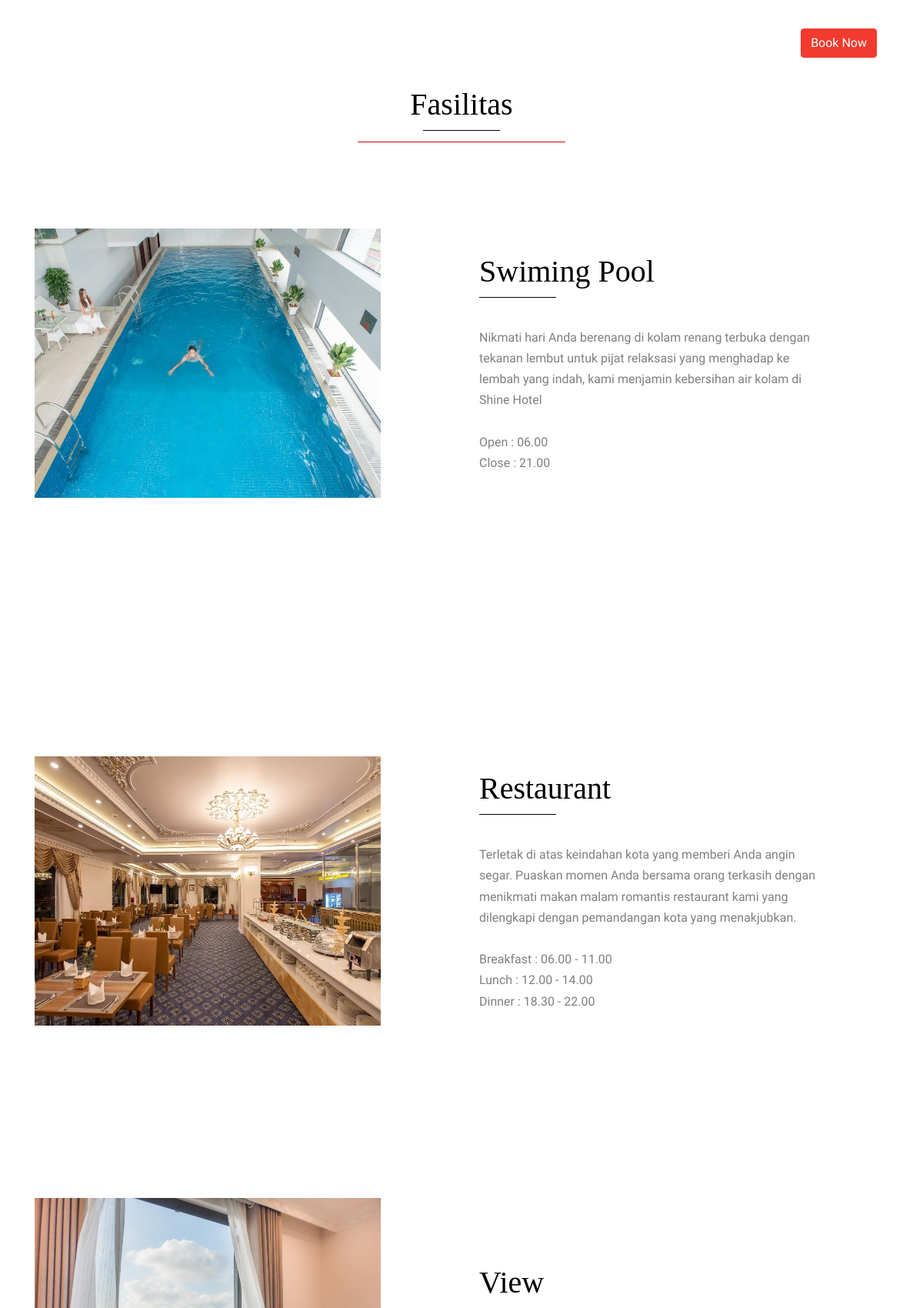
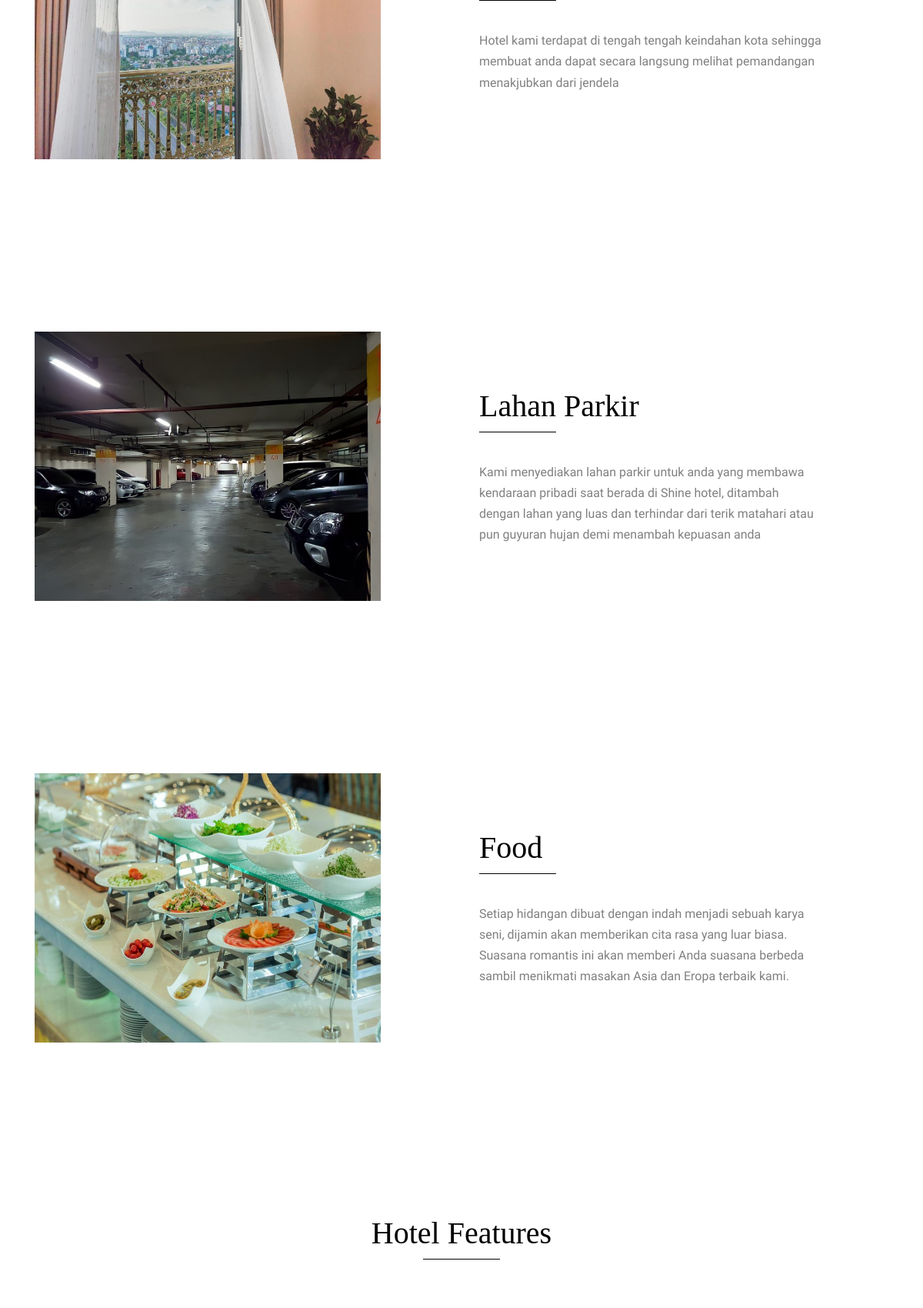
Page /about.php (upper part) on the committed database (2 pictures, top to bottom).
### tables this page shows
CREATE TABLE `tb_fasilitas` (
  `no` int(3) NOT NULL,
  `nama` text NOT NULL,
  `gambar` varchar(255) NOT NULL,
  `keterangan` text NOT NULL
);

### about.php (the view, shortened to what this page needs)
<!DOCTYPE html>
<html lang="en">
  <head>
    <link rel="stylesheet" href="fonts/icomoon/style.css">
    <link rel="stylesheet" href="css/bootstrap.min.css">
    <link rel="stylesheet" href="css/magnific-popup.css">
    <link rel="stylesheet" href="css/jquery-ui.css">
    <link rel="stylesheet" href="css/owl.carousel.min.css">
    <link rel="stylesheet" href="css/owl.theme.default.min.css">
    <link rel="stylesheet" href="css/bootstrap-datepicker.css">
    <link rel="stylesheet" href="css/animate.css">
    <link rel="stylesheet" href="https://cdn.jsdelivr.net/npm/mediaelement@4.2.7/build/mediaelementplayer.min.css">
    <link rel="stylesheet" href="fonts/flaticon/font/flaticon.css">
    <link rel="stylesheet" href="css/aos.css">
    <link rel="stylesheet" href="css/style.css">
    <link rel="stylesheet" href="https://cdn.jsdelivr.net/npm/bootstrap-icons@1.8.1/font/bootstrap-icons.css">
  </head>
  <body>
  <div class="site-wrap">
    <div class="site-navbar-wrap js-site-navbar bg-white">
      <div class="container">
        <div class="site-navbar bg-light">
          <div class="py-1">
            <div class="row align-items-center">
              <div class="col-2">
                <h2 class="mb-0 site-logo"><a href="index.php">Shine</a></h2>
              </div>
              <div class="col-10">
                <nav class="site-navigation text-right" role="navigation">
                  <div class="container">
                    <ul class="site-menu js-clone-nav d-none d-lg-block">
                      <li>
                        <a href="index.php">Home</a>
                      </li>
                      <li class="has-children">
                        <a href="#">Rooms</a>
                      </li>
                      <li class="active"><a href="about.php">Fasilitas</a></li>
                      <a class="btn btn-primary btn-md" href="../login/index.php" role="button">Book Now</a>
                    </ul>
                  </div>
                </nav>
              </div>
            </div>
          </div>
        </div>
      </div>
    </div>
 <div class="site-section block-15 mb-0">
      <div class="container mb-0">
        <div class="row mb-0">
          <div class="col-md-6 mx-auto text-center section-heading mb-0">
            <h2>Fasilitas</h2>
            <hr width="50%" size="50px" color="red" style="align-items: center; margin-bottom: 0px;"></hr>
          </div>
        </div>
      </div>
<?php
    include 'koneksi.php';
  $data = mysqli_query($koneksi,"select * from tb_fasilitas");
  while($d = mysqli_fetch_array($data)){
  ?>
    <div class="site-section">
      <div class="container">
        <div class="row align-items-center">
          <div class="col-md-6 mb-5 mb-md-0">
              <div class="img-border">
                 <?php echo "<img src='../menu/images/".$d['gambar']."' width='450px' height='350px'/>"; ?>
              </div>
          </div>
          <div class="col-md-5 ml-2">
            <div class="section-heading text-left">
              <h2 class="mb-5"><?php echo $d['nama']; ?></h2>
            </div>
            <p class="mb-0"><?php echo $d['keterangan']; ?></p>
          </div>
        </div>
      </div>
    </div>
  </div>
  </div>
          <?php
  }
  ?>
    <div class="site-section">
      <div class="container">
        <div class="row">
          <div class="col-md-6 mx-auto text-center mb-5 section-heading">
            <h2 class="mb-5">Hotel Features</h2>
          </div>
        </div>
      </div>
    </div>
  </body>
</html>

### css/style.css (style rules this page uses)
body { line-height: 1.7; color: rgba(0, 0, 0, 0.5); font-weight: 400; font-size: 1rem; font-family: "Work Sans", -apple-system, BlinkMacSystemFont, "Segoe UI", Roboto, "Helvetica Neue", Arial, sans-serif, "Apple Color Emoji", "Segoe UI Emoji", "Segoe UI Symbol", "Noto Color Emoji"; }
h1, h2, h3, h4, h5, .h1, .h2, .h3, .h4, .h5 { color: #000; }
a { -webkit-transition: .3s all ease; -o-transition: .3s all ease; transition: .3s all ease; }
.site-wrap:before { -webkit-transition: .3s all ease-in-out; -o-transition: .3s all ease-in-out; transition: .3s all ease-in-out; background: rgba(0, 0, 0, 0.6); content: ""; position: absolute; z-index: 2000; top: 0; left: 0; right: 0; bottom: 0; opacity: 0; visibility: hidden; }
.btn { position: relative; top: 0; }
.site-section { padding: 3em 0; }
@media (min-width: 768px) { .site-section { padding: 7em 0; } }
.site-navbar-top, .site-navbar { border-bottom: 1px solid rgba(0, 0, 0, 0.1); }
.site-navbar { margin-bottom: 0px; width: 100%; border-bottom: none; background: transparent !important; }
.site-navbar .site-logo { font-weight: 200; font-family: "Playfair Display"; }
.site-navbar .site-logo a { font-weight: 200; font-size: 26px; }
.site-navbar .site-navigation .site-menu { margin-bottom: 0; }
.site-navbar .site-navigation .site-menu a { text-decoration: none !important; display: inline-block; }
.site-navbar .site-navigation .site-menu > li { display: inline-block; padding: 10px 5px; }
.site-navbar .site-navigation .site-menu > li > a { padding: 10px 10px; text-transform: uppercase; letter-spacing: .05em; color: rgba(0, 0, 0, 0.6); font-size: 14px !important; text-decoration: none !important; }
.site-navbar .site-navigation .site-menu > li.active > a { color: #fff !important; }
.site-navbar .site-navigation .site-menu .has-children { position: relative; }
.site-navbar .site-navigation .site-menu .has-children > a { position: relative; padding-right: 20px; }
.site-navbar .site-navigation .site-menu .has-children > a:before { position: absolute; content: "\e313"; font-size: 16px; top: 50%; right: 0; -webkit-transform: translateY(-50%); -ms-transform: translateY(-50%); transform: translateY(-50%); font-family: 'icomoon'; }
.site-navbar .site-navigation .site-menu .has-children a { text-transform: uppercase; }
.site-navbar-wrap { background: transparent !important; position: fixed; z-index: 99; width: 100%; padding: 20px 0; margin-bottom: 113px; left: 0; -webkit-transition: .3s all ease; -o-transition: .3s all ease; transition: .3s all ease; }
.site-navbar-wrap .site-navbar .site-logo a { color: #fff; }
.site-navbar-wrap .site-navbar .site-navigation .site-menu > li > a { color: rgba(255, 255, 255, 0.6); font-size: 15px; }
.block-13, .block-14, .block-15, .slide-one-item { position: relative; z-index: 1; }
.img-border, .img-border-sm { position: relative; }
.img-border img, .img-border-sm img { -webkit-transition: .3s all ease-in-out; -o-transition: .3s all ease-in-out; transition: .3s all ease-in-out; position: relative; top: 0; left: 0; z-index: 2; }
.section-heading h2 { position: relative; display: inline-block; font-family: "Playfair Display"; font-size: 40px; }
.section-heading h2:before, .section-heading h2:after { content: ""; position: absolute; bottom: 0; height: 1px; background: #000; left: 0; -webkit-transform: translateX(-50%); -ms-transform: translateX(-50%); transform: translateX(-50%); }
.section-heading h2:before { width: 100px; bottom: -10px; left: 50%; }
.section-heading.text-left h2:before, .section-heading.text-left h2:after { left: 0; -webkit-transform: translateX(0%); -ms-transform: translateX(0%); transform: translateX(0%); }

### rows in the picture
tb_fasilitas: gambar (picture), nama "Swiming Pool", keterangan "Nikmati hari Anda berenang di kolam renang terbuka dengan tekanan lembut untuk pijat relaksasi yang menghadap ke lembah yang indah, kami menjamin kebersihan air kolam di Shine Hotel Open : 06.00 Close : 21.00"
tb_fasilitas: gambar (picture), nama "Restaurant", keterangan "Terletak di atas keindahan kota yang memberi Anda angin segar. Puaskan momen Anda bersama orang terkasih dengan menikmati makan malam romantis restaurant kami yang dilengkapi dengan pemandangan kota yang menakjubkan. Breakfast : 06.00 - 11.00 Lunch : 12.00 - 14.00 Dinner : 18.30 - 22.00"
tb_fasilitas: gambar (picture), nama "View", keterangan "Hotel kami terdapat di tengah tengah keindahan kota sehingga membuat anda dapat secara langsung melihat pemandangan menakjubkan dari jendela"
tb_fasilitas: gambar (picture), nama "Lahan Parkir", keterangan "Kami menyediakan lahan parkir untuk anda yang membawa kendaraan pribadi saat berada di Shine hotel, ditambah dengan lahan yang luas dan terhindar dari terik matahari atau pun guyuran hujan demi menambah kepuasan anda"
tb_fasilitas: gambar (picture), nama "Food", keterangan "Setiap hidangan dibuat dengan indah menjadi sebuah karya seni, dijamin akan memberikan cita rasa yang luar biasa. Suasana romantis ini akan memberi Anda suasana berbeda sambil menikmati masakan Asia dan Eropa terbaik kami."
